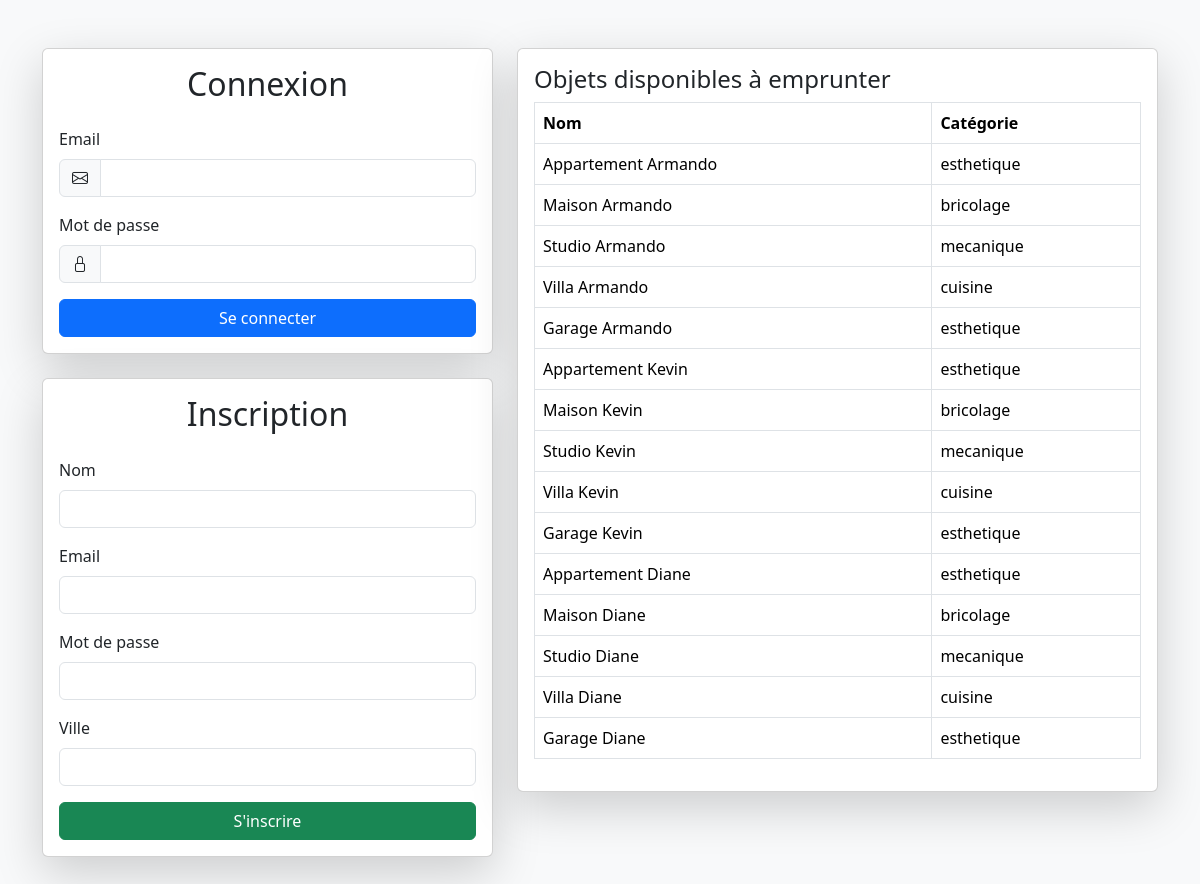
The app's page /pages/login.php with its own data.
### tables this page shows
CREATE TABLE Objet (
    id_objet INT AUTO_INCREMENT PRIMARY KEY,
    nom_objet VARCHAR(100),
    id_categorie INT,
    id_membre INT,
    FOREIGN KEY (id_categorie) REFERENCES categorie_objet(id_categorie),
    FOREIGN KEY (id_membre) REFERENCES membre(id_membre)
);

CREATE TABLE Categorie_objet (
    id_categorie INT AUTO_INCREMENT PRIMARY KEY,
    nom_categorie VARCHAR(50)
);

### pages/login.php (the view, shortened to what this page needs)
<?php
require_once '../inc/connexion.php';
$sql_objets = "SELECT objet.*, categorie_objet.nom_categorie
    FROM objet
    JOIN categorie_objet ON objet.id_categorie = categorie_objet.id_categorie
    WHERE objet.id_objet NOT IN (
        SELECT id_objet FROM emprunt WHERE date_retour > CURDATE()
    )
    ORDER BY objet.id_objet";
$result_objets = $mysqli->query($sql_objets);
$objets = [];
if ($result_objets) {
    while ($row = $result_objets->fetch_assoc()) {
        $objets[] = $row;
    }
}
?>
<!DOCTYPE html>
<html lang="fr">
<head>
    <link rel="stylesheet" href="../assets/bootstrap/css/bootstrap.min.css">
</head>
<body class="bg-light">
<div class="container py-5">
    <div class="row justify-content-center">
        <div class="col-md-5">
            <div class="card shadow-lg mb-4">
                <div class="card-body">
                    <h2 class="card-title text-center mb-4">Connexion</h2>
                    <form method="post">
                        <div class="mb-3">
                            <label for="email_login" class="form-label">Email</label>
                            <div class="input-group">
                                <span class="input-group-text"><i class="bi bi-envelope"></i></span>
                                <input type="email" class="form-control" id="email_login" name="email_login" required>
                            </div>
                        </div>
                        <div class="mb-3">
                            <label for="mdp_login" class="form-label">Mot de passe</label>
                            <div class="input-group">
                                <span class="input-group-text"><i class="bi bi-lock"></i></span>
                                <input type="password" class="form-control" id="mdp_login" name="mdp_login" required>
                            </div>
                        </div>
                        <button type="submit" name="login" class="btn btn-primary w-100">Se connecter</button>
                    </form>
                </div>
            </div>
            <div class="card shadow-lg mb-4">
                <div class="card-body">
                    <h2 class="card-title text-center mb-4">Inscription</h2>
                    <form method="post">
                        <div class="mb-3">
                            <label for="nom" class="form-label">Nom</label>
                            <input type="text" class="form-control" id="nom" name="nom" required>
                        </div>
                        <div class="mb-3">
                            <label for="email" class="form-label">Email</label>
                            <input type="email" class="form-control" id="email" name="email" required>
                        </div>
                        <div class="mb-3">
                            <label for="mdp" class="form-label">Mot de passe</label>
                            <input type="password" class="form-control" id="mdp" name="mdp" required>
                        </div>
                        <div class="mb-3">
                            <label for="ville" class="form-label">Ville</label>
                            <input type="text" class="form-control" id="ville" name="ville" required>
                        </div>
                        <button type="submit" name="register" class="btn btn-success w-100">S'inscrire</button>
                    </form>
                </div>
            </div>
        </div>
        <div class="col-md-7">
            <div class="card shadow-lg">
                <div class="card-body">
                    <h4 class="card-title">Objets disponibles à emprunter</h4>
                    <table class="table table-bordered">
                        <thead>
                            <tr>
                                <th>Nom</th>
                                <th>Catégorie</th>
                            </tr>
                        </thead>
                        <tbody>
                        <?php foreach ($objets as $objet): ?>
                            <tr>
                                <td><?= htmlspecialchars($objet['nom_objet']) ?></td>
                                <td><?= htmlspecialchars($objet['nom_categorie']) ?></td>
                            </tr>
                        <?php endforeach; ?>
                        </tbody>
                    </table>
                </div>
            </div>
        </div>
    </div>
</div>
<link rel="stylesheet" href="https://cdn.jsdelivr.net/npm/bootstrap-icons@1.10.5/font/bootstrap-icons.css">
</body>
</html>

### records on screen
objet: nom_objet "Appartement Armando", id_categorie.nom_categorie "esthetique"
objet: nom_objet "Maison Armando", id_categorie.nom_categorie "bricolage"
objet: nom_objet "Studio Armando", id_categorie.nom_categorie "mecanique"
objet: nom_objet "Villa Armando", id_categorie.nom_categorie "cuisine"
objet: nom_objet "Garage Armando", id_categorie.nom_categorie "esthetique"
objet: nom_objet "Appartement Kevin", id_categorie.nom_categorie "esthetique"
objet: nom_objet "Maison Kevin", id_categorie.nom_categorie "bricolage"
objet: nom_objet "Studio Kevin", id_categorie.nom_categorie "mecanique"
objet: nom_objet "Villa Kevin", id_categorie.nom_categorie "cuisine"
objet: nom_objet "Garage Kevin", id_categorie.nom_categorie "esthetique"
objet: nom_objet "Appartement Diane", id_categorie.nom_categorie "esthetique"
objet: nom_objet "Maison Diane", id_categorie.nom_categorie "bricolage"
objet: nom_objet "Studio Diane", id_categorie.nom_categorie "mecanique"
objet: nom_objet "Villa Diane", id_categorie.nom_categorie "cuisine"
objet: nom_objet "Garage Diane", id_categorie.nom_categorie "esthetique"
